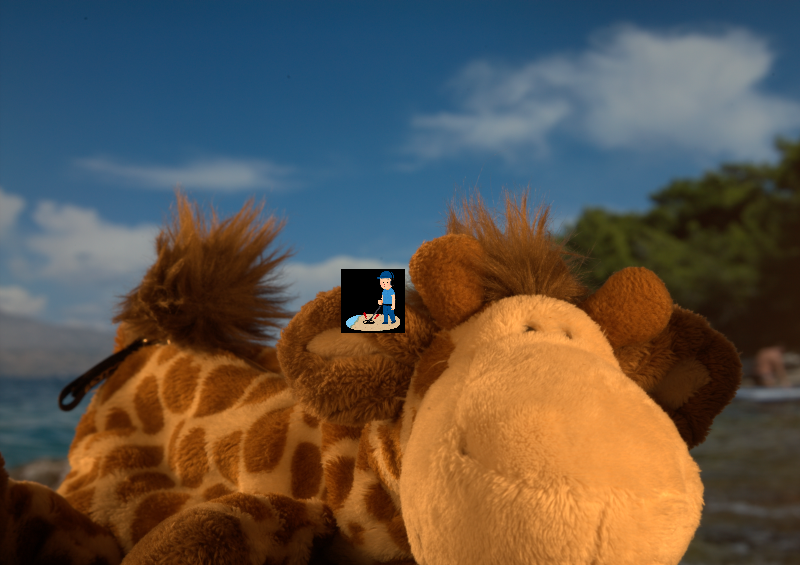
#> input picture advanced_programming_signal_processing/dataset1/level1/level1_001.ppm, 800 x 565 px
$ python feature_matchings.py dataset1/level1/level1_000.ppm dataset1/level1/level1_001.ppm
#> lines starting #> are read from the running program, lines starting #| are printed output that depends on the picture
import concurrent.futures
import cv2
import numpy as np
import os
import sys
import glob
import math

# グローバル変数
# 画像の拡大率
RESIZE_SCALE = 4
# 特徴点抽出の準備
orb = cv2.ORB_create(nfeatures=5000)
# マッチングの準備
bf = cv2.BFMatcher(cv2.NORM_HAMMING, crossCheck=True)
# テンプレート画像の情報を保持するリスト
template_datas = []

# [47 lines left out: function get_result, not called in this run]


def feature_matching(image_path):
    # 画像の読み込み
    image = cv2.imread(image_path, cv2.IMREAD_GRAYSCALE)
    # 画像の拡大
    image = cv2.resize(image, None, fx=RESIZE_SCALE, fy=RESIZE_SCALE, interpolation=cv2.INTER_LINEAR)
    # 特徴抽出
    image_kp, image_des = orb.detectAndCompute(image, None)

    best_result = None
    best_score = 0

    # テンプレート画像についてループ
    for template_path, template, template_kp, template_des in template_datas:

        if image_des is None or template_des is None:
            continue

        # マッチング
        matches = bf.match(template_des, image_des)

        # 良いマッチングを取り出す
        matches = sorted(matches, key=lambda x: x.distance)
        good_matches = matches[:30]

        if len(good_matches) < 4:
            continue

        src_pts = np.float32([template_kp[m.queryIdx].pt for m in good_matches])
        dst_pts = np.float32([image_kp[m.trainIdx].pt for m in good_matches])

        # M, mask = cv2.findHomography(src_pts, dst_pts, cv2.RANSAC, 5.0)
        M, mask = cv2.findHomography(src_pts, dst_pts, cv2.RANSAC, 3.0)

        if mask is not None:
            # inliers = int(mask.sum())
            inlier_matches = [m for i, m in enumerate(good_matches) if mask[i]]
            score = len(inlier_matches) / len(good_matches)

            if score > 0.5 and score > best_score:
                # H, _ = cv2.findHomography(src_pts, dst_pts, cv2.RANSAC)

                best_score = score
                # best_result = f"{template_path} {get_result(template, H)}"
                best_result = f"{template_path} {get_result(template, M)}"

    if best_result is not None:
        return f"{image_path} {best_result}"
    else:
        return f"{image_path} None 0 0 0 0"


# 画像ファイルをすべて取得
image_paths = glob.glob(os.path.join(sys.argv[1]))
template_paths = glob.glob(os.path.join(sys.argv[2]))

# テンプレート画像の処理
for template_path in template_paths:
    # 画像の読み込み
    template = cv2.imread(template_path, cv2.IMREAD_GRAYSCALE)
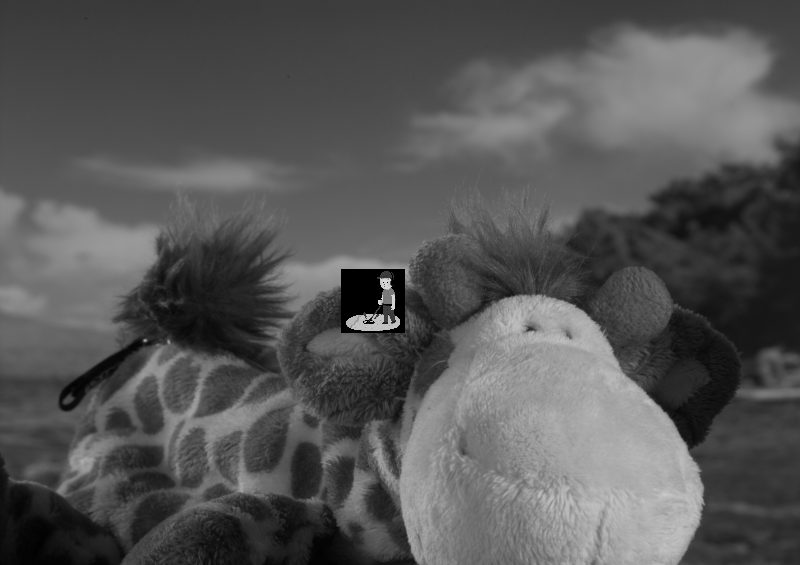
#> template: shape (565, 800); min 0, max 216, mean 86.1
    # 画像の拡大
    template = cv2.resize(template, None, fx=RESIZE_SCALE, fy=RESIZE_SCALE, interpolation=cv2.INTER_LINEAR)
#> template: shape (2260, 3200)
    # 特徴抽出
    template_kp, template_des = orb.detectAndCompute(template, None)
#> template_kp = 1252 keypoints; strongest (x, y, size): (1516, 1208, 111.1), (1514, 1206, 92.6), (1514, 1203, 64.3), (1520, 1215, 92.6)
    # リストに追加
    template_datas.append((template_path, template, template_kp, template_des))

# 並列処理
with concurrent.futures.ThreadPoolExecutor() as executor:
    results = executor.map(feature_matching, image_paths)
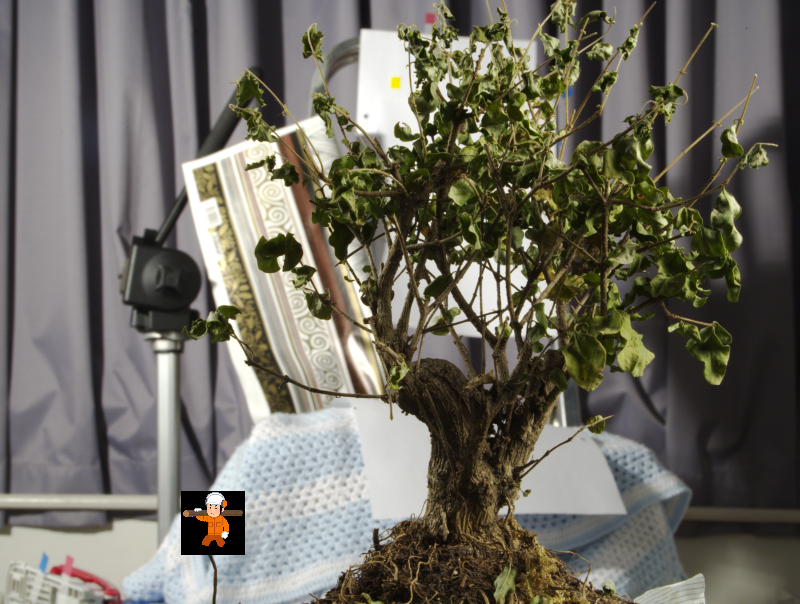
#> input picture advanced_programming_signal_processing/dataset1/level1/level1_000.ppm, 800 x 604 px
#> in feature_matching, `image = cv2.imread(image_path, cv2.IMREAD_GRAYSCALE)`:
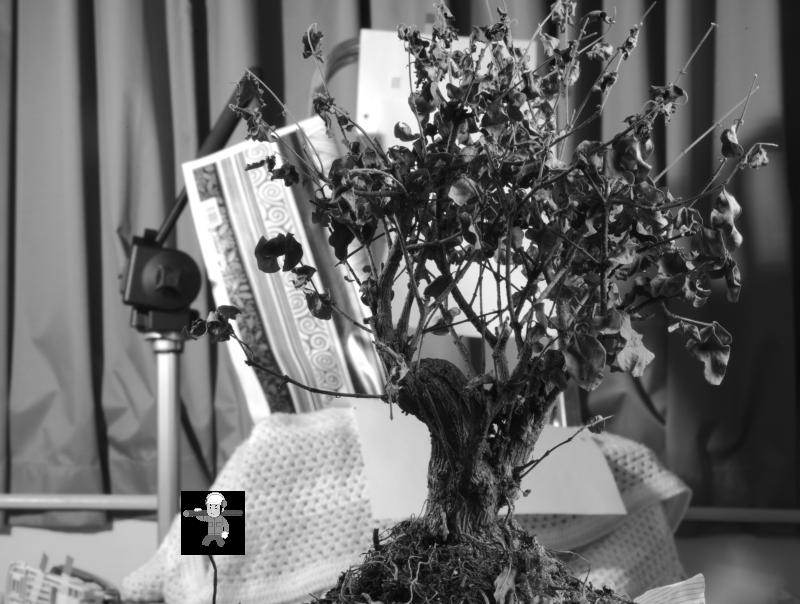
#> image: shape (604, 800); min 0, max 255, mean 106.9
#> in feature_matching, `image_kp, image_des = orb.detectAndCompute(image, None)`: image_kp = 5000 keypoints; strongest (x, y, size): (899, 2146, 111.1), (727, 2214, 111.1), (726, 2217, 64.3), (726, 2216, 92.6)
#> the loop in feature_matching, `for template_path, template, template_kp, template_des in template_dat..` made 1 pass
#> (template_path, matches, good_matches, inlier_matches, score) on pass 1: ('dataset1/level1/level1_001.ppm', 480 matches, 30 matches, 8 matches, 0.267)
#> after the loop in feature_matching, `for template_path, template, template_kp, template_des in template_dat..`: best_score = 0

# 結果表示
for result in results:
    print(result)
